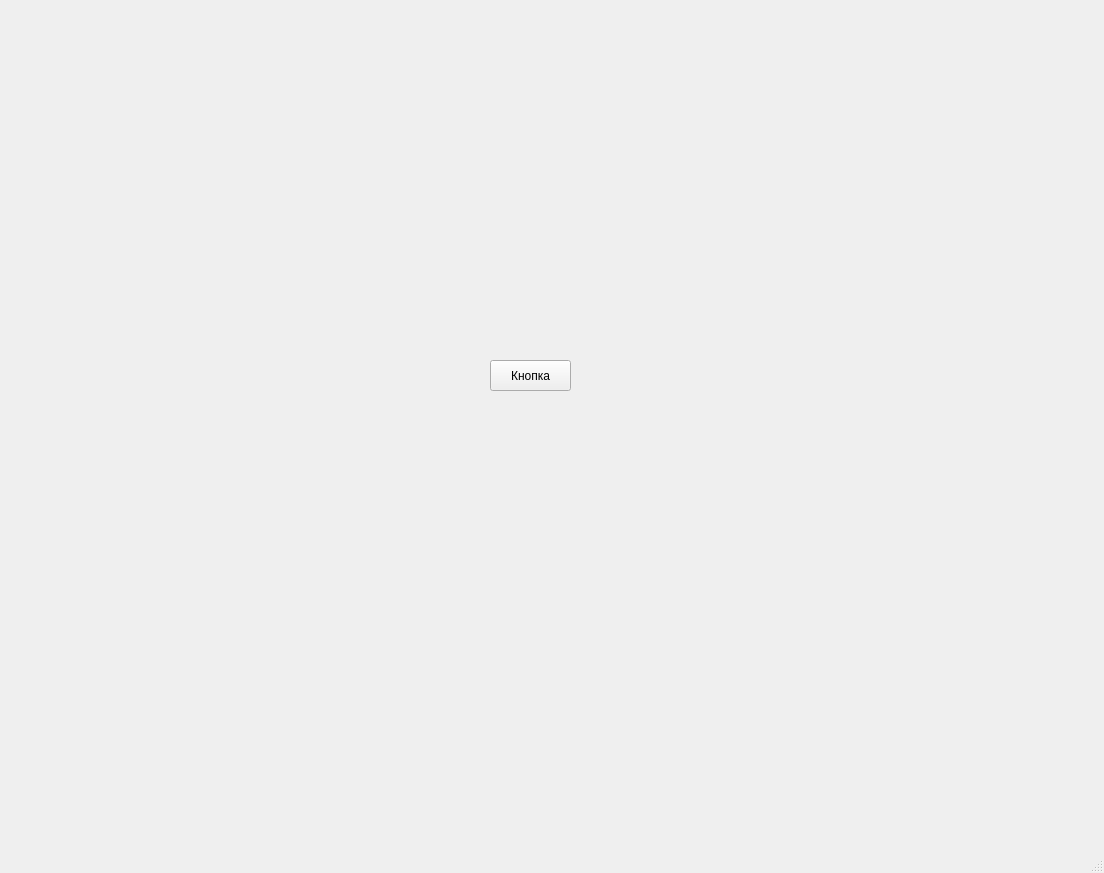
<?xml version="1.0" encoding="UTF-8"?>
<ui version="4.0">
 <class>MainWindow</class>
 <widget class="QMainWindow" name="MainWindow">
  <property name="geometry">
   <rect>
    <x>0</x>
    <y>0</y>
    <width>1104</width>
    <height>873</height>
   </rect>
  </property>
  <property name="windowTitle">
   <string>MainWindow</string>
  </property>
  <widget class="QWidget" name="centralwidget">
   <widget class="QPushButton" name="pushButton">
    <property name="geometry">
     <rect>
      <x>490</x>
      <y>360</y>
      <width>81</width>
      <height>31</height>
     </rect>
    </property>
    <property name="text">
     <string>Кнопка</string>
    </property>
   </widget>
  </widget>
  <widget class="QMenuBar" name="menubar">
   <property name="geometry">
    <rect>
     <x>0</x>
     <y>0</y>
     <width>1104</width>
     <height>21</height>
    </rect>
   </property>
  </widget>
  <widget class="QStatusBar" name="statusbar"/>
 </widget>
 <resources/>
 <connections/>
</ui>
